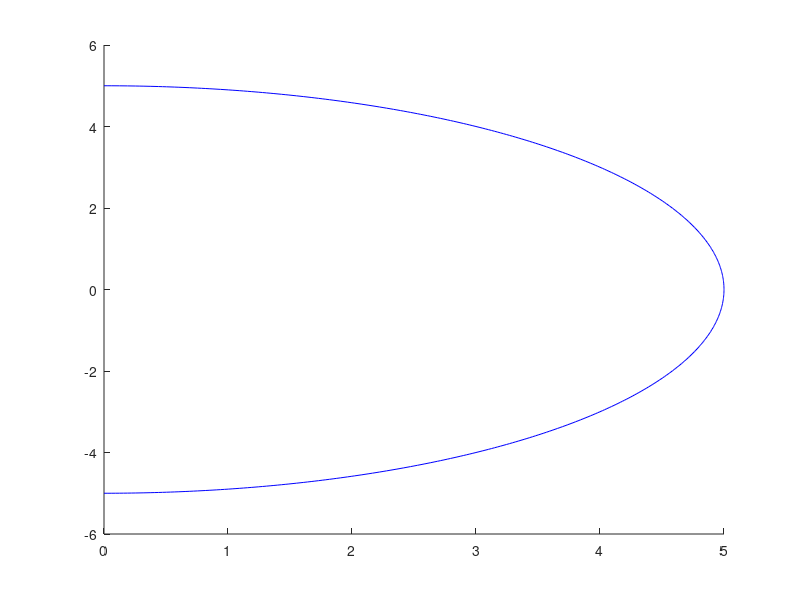

Recreate this plot in MATLAB.
load('boundary.dat');
load('vertices.dat');
figure
hold on
for i=1:size(boundary,1)
    v1 =vertices(boundary(i,1),:);
    v2 = vertices(boundary(i,2),:);
    plot([v1(1),v2(1)],[v1(2),v2(2)],'b-');
end